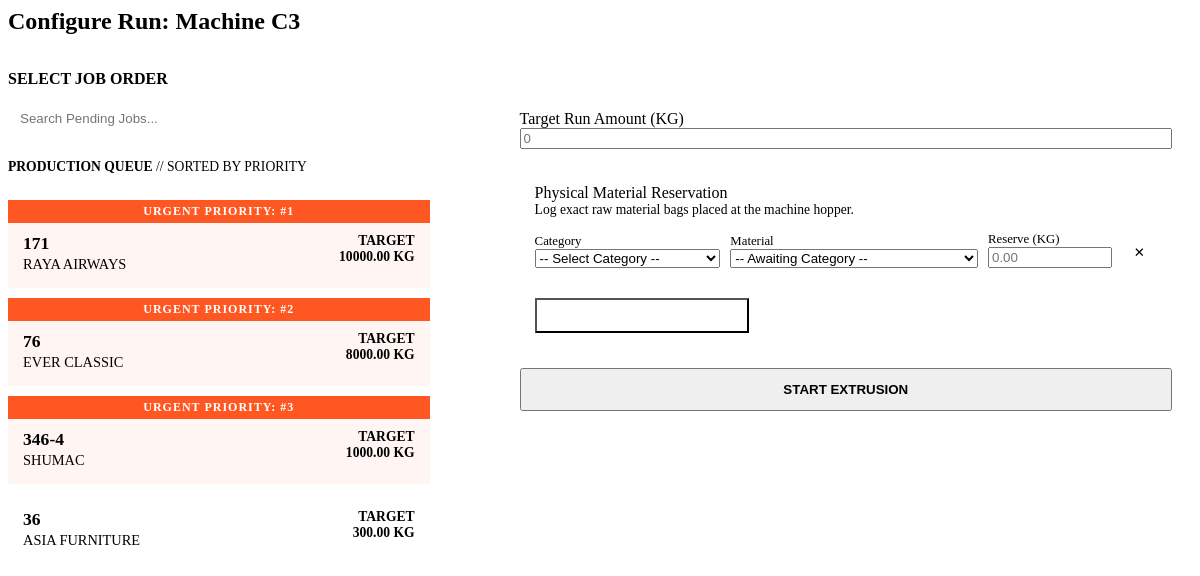
Page /load-machine-state/C3/ on the committed database.
### production/models.py (models this page shows, shortened)
class JobOrder(models.Model):
    jo_number = models.CharField(max_length=20, unique=True)
    customer = models.CharField(max_length=100)
    queue_position = models.PositiveIntegerField(
        default=100,
        help_text="Lower numbers run first. Use 100 for standard/un-queued jobs."
    )
    po_number = models.CharField(max_length=50, blank=True, default="-")
    target_delivery_date = models.DateField(null=True, blank=True)
    product_dimension = models.CharField(max_length=100, default="")
    recipe = models.ForeignKey(Recipe, on_delete=models.SET_NULL, null=True, blank=True)
    printing_required = models.BooleanField(default=False)
    sealing_required = models.BooleanField(default=False)
    slitting_required = models.BooleanField(default=False)
    remarks = models.TextField(blank=True, default="-")
    wastage_buffer_percent = models.DecimalField(max_digits=5, decimal_places=2, default=10.00)
    order_quantity_kg = models.DecimalField(max_digits=10, decimal_places=2)
    total_extrusion_wastage_kg = models.DecimalField(max_digits=10, decimal_places=2, default=Decimal('0.00'))
    total_est_material_kg = models.DecimalField(max_digits=10, decimal_places=2, editable=False, default=Decimal('0.00'))
    estimated_extrusion_target_kg = models.DecimalField(max_digits=12, decimal_places=2, default=Decimal('0.00'), editable=False)
    estimated_material_required_kg = models.DecimalField(max_digits=12, decimal_places=2, default=Decimal('0.00'), editable=False)
    total_cutting_wastage_kg = models.DecimalField(max_digits=10, decimal_places=2, default=Decimal('0.00'))
    total_extruded_kg = models.DecimalField(max_digits=10, decimal_places=2, default=Decimal('0.00'))
    total_cut_kg = models.DecimalField(max_digits=10, decimal_places=2, default=Decimal('0.00'))
    total_packed_kg = models.DecimalField(max_digits=10, decimal_places=2, default=Decimal('0.00'))
    total_shipped_kg = models.DecimalField(max_digits=10, decimal_places=2, default=Decimal('0.00'))
    is_completed = models.BooleanField(default=False)
    objects = JobOrderManager()
    class Meta:
        ordering = ['is_completed', 'queue_position', 'target_delivery_date']

### production/views.py (the view)
# urls.py: path('load-machine-state/', views.load_machine_state, name='load_machine_state'),
def load_machine_state(request, machine_no=None):
    if not machine_no:
        machine_no = request.GET.get('machine_no')
    if not machine_no:
        return HttpResponse("<p style='color: var(--text-muted); font-weight: bold; text-transform: uppercase;'>Awaiting Machine Selection...</p>")
    active_session = ExtrusionSession.objects.filter(machine_no=machine_no, status='ACTIVE').first()
    if active_session:
        queued_jobs = JobOrder.objects.filter(is_completed=False, order_quantity_kg__gt=0).exclude(id=active_session.job_order.id).order_by('queue_position')[:15]
        active_material_name = "No Material Reserved"
        total_reserved = sum(sm.reserved_kg for sm in active_session.materials.all())
        total_consumed = active_session.total_output_kg + active_session.total_wastage_kg
        remaining_material_kg = max(Decimal('0.00'), total_reserved - total_consumed)
        first_mat = active_session.materials.first()
        if first_mat:
            active_material_name = first_mat.material.name
        return render(request, 'production/partials/active_run_ui.html', {
            'session': active_session,
            'queued_jobs': queued_jobs,
            'active_material_name': active_material_name,
            'remaining_material_kg': remaining_material_kg
        })
    else:
        job_orders = JobOrder.objects.filter(
            is_completed=False,
            order_quantity_kg__gt=F('total_extruded_kg') - F('total_cutting_wastage_kg')
        ).order_by('queue_position', 'target_delivery_date', 'id')[:20]
        categories = MaterialCategory.objects.all().order_by('name')
        initial_row_id = str(uuid.uuid4())[:8]
        return render(request, 'production/partials/start_session_ui.html', {
            'machine_no': machine_no,
            'job_orders': job_orders,
            'categories': categories,
            'initial_row_id': initial_row_id
        })

### production/templates/production/partials/start_session_ui.html (shortened to what this page needs)
<form hx-post="{% url 'start_session' %}" hx-target="#feedback-container" hx-include="#extrusion-shift-select" hx-disabled-elt="find button[type='submit']" style="width: 100%;">
    <div class="panel-header" style="border-bottom: 2px solid var(--border-soft); padding-bottom: 15px; margin-bottom: 20px;">
        <h2 style="color: var(--action-blue); margin: 0;">Configure Run: Machine {{ machine_no }}</h2>
    </div>
    <div style="display: grid; grid-template-columns: 1fr 1.5fr; gap: 30px;">
        <div style="border-right: 2px solid var(--border-soft); padding-right: 30px;">
            <h3 style="margin-top: 0; color: var(--text-muted); font-size: 1rem; margin-bottom: 15px;">SELECT JOB ORDER</h3>
            <input type="text" name="q" placeholder="Search Pending Jobs..."
                   hx-get="{% url 'search_jobs' %}?dept=extrusion"
                   hx-target="#extrusion-jo-list"
                   hx-trigger="keyup changed delay:300ms"
                   style="width: 100%; border: 1px solid var(--border-hard); padding: 8px 12px; border-radius: 4px; margin-bottom: 15px;">
            <div id="extrusion-jo-list" style="max-height: 400px; overflow-y: auto; border-top: 1px dashed var(--border-soft); padding-top: 10px;">
                {% include 'production/partials/job_radio_list.html' %}
            </div>
        </div>
        <div>
            <div style="background: var(--bg-floor); padding: 20px; border-radius: var(--radius); border: 1px solid var(--border-soft);">
                <div style="margin-bottom: 20px;">
                    <label class="input-label">Target Run Amount (KG)</label>
                    <input type="number" name="target_amount" required placeholder="0" class="text-mono" step="0.01" style="width: 100%;" value="{{ request.POST.target_amount|default:'' }}">
                </div>
                <div style="background: var(--surface-alt); padding: 15px; border: 1px solid var(--border-soft); border-radius: var(--radius);">
                    <label class="input-label">Physical Material Reservation</label>
                    <p style="font-size: 0.85rem; color: var(--text-muted); margin-top: 0;">Log exact raw material bags placed at the machine hopper.</p>
                    <div id="material-reservation-list"></div>
                    <button type="button" onclick="addMaterialRow()" class="btn" style="background-color: var(--action-blue); color: white; margin-top: 10px; font-size: 0.85rem; padding: 8px 15px;">
                    </button>
                </div>
                <button type="submit" class="btn btn-success" style="width: 100%; margin-top: 20px; padding: 12px; font-weight: bold;">
                    START EXTRUSION
                </button>
            </div>
        </div>
    </div>
</form>
<template id="material-row-template">
    <div class="material-row" style="display: grid; grid-template-columns: 1.5fr 2fr 1fr auto; gap: 10px; align-items: end; margin-bottom: 10px; padding-bottom: 10px; border-bottom: 1px dashed var(--border-soft);">
        <div>
            <label class="input-label" style="font-size: 0.8rem;">Category</label>
            <select class="form-control category-select" onchange="populateMaterials(this)" style="width: 100%;">
                <option value="" selected disabled>-- Select Category --</option>
            </select>
        </div>
        <div>
            <label class="input-label" style="font-size: 0.8rem;">Material</label>
            <select name="material_ids" class="form-control material-select" required style="width: 100%;">
                <option value="" selected disabled>-- Awaiting Category --</option>
            </select>
        </div>
        <div>
            <label class="input-label" style="font-size: 0.8rem;">Reserve (KG)</label>
            <input type="number" name="reserved_amounts" step="0.01" min="0.01" required class="text-mono form-control" placeholder="0.00" style="width: 100%;">
        </div>
        <div>
            <button type="button" class="btn" style="background-color: transparent; color: var(--status-red); border: 1px solid var(--status-red); padding: 8px 12px;" onclick="this.closest('.material-row').remove();">✕</button>
        </div>
    </div>
</template>

### production/templates/production/partials/job_radio_list.html (shortened to what this page needs)
<div style="max-height: 400px; overflow-y: auto; padding-right: 10px;">
    <div style="margin-bottom: 15px; padding-bottom: 10px; border-bottom: 1px dashed var(--border-soft); color: var(--text-muted); font-size: 0.85rem; text-transform: uppercase;">
        <strong>Production Queue</strong> // Sorted by Priority
    </div>
    {% for jo in job_orders %}
    <div>
        <label for="jo_{{ jo.id }}" class="radio-label {% if jo.queue_position <= 5 %}urgent-job{% endif %}">
            {% if jo.queue_position <= 5 %}
                <div style="background: #ff5722; color: white; padding: 4px 10px; font-size: 0.75rem; font-weight: bold; margin: -15px -15px 10px -15px; text-align: center; letter-spacing: 1px;">
                    URGENT PRIORITY: #{{ jo.queue_position }}
                </div>
            {% elif jo.queue_position < 100 %}
                <div style="background: var(--border-hard); color: white; padding: 4px 10px; font-size: 0.75rem; font-weight: bold; margin: -15px -15px 10px -15px; text-align: center; letter-spacing: 1px;">
                    QUEUE POSITION: #{{ jo.queue_position }}
                </div>
            {% endif %}
            <div style="display: flex; justify-content: space-between; align-items: flex-start;">
                <div>
                    <div style="font-weight: bold; font-size: 1.1rem; color: var(--text-primary);">{{ jo.jo_number }}</div>
                    <div style="color: var(--text-muted); font-size: 0.9rem; margin-top: 2px;">{{ jo.customer }}</div>
                </div>
                <div class="text-mono" style="font-size: 0.85rem; color: var(--action-blue); font-weight: bold; text-align: right;">
                    TARGET<br>{{ jo.order_quantity_kg }} KG
                </div>
            </div>
        </label>
    </div>
    {% empty %}
    <div style="padding: 15px; text-align: center; color: var(--text-muted); font-style: italic;">
        No pending jobs found.
    </div>
    {% endfor %}
</div>

### production/templates/production/partials/job_radio_list.html (style rules this page uses)
.radio-label { display: block; padding: 15px; margin-bottom: 10px; cursor: pointer; transition: 0.2s ease; background-color: var(--surface); border: 2px solid var(--border-soft); border-radius: var(--radius); position: relative; overflow: hidden; }
.urgent-job { border-color: #ff5722 !important; background-color: rgba(255, 87, 34, 0.05); }

### rows in the picture
JobOrder: queue_position "1", jo_number "171", customer "RAYA AIRWAYS", order_quantity_kg "10000.00"
JobOrder: queue_position "2", jo_number "76", customer "EVER CLASSIC", order_quantity_kg "8000.00"
JobOrder: queue_position "3", jo_number "346-4", customer "SHUMAC", order_quantity_kg "1000.00"
JobOrder: jo_number "36", customer "ASIA FURNITURE", order_quantity_kg "300.00"

### other values in the picture
{{ machine_no }} "C3"
